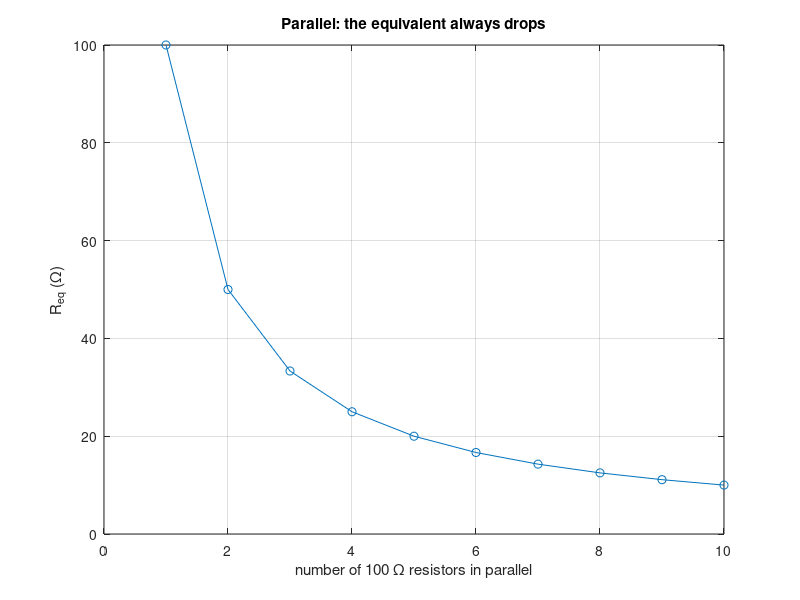

Here is the MATLAB script that generated this plot:
% Circuits 1 — Resistors in Parallel
%title: Series-Parallel Simplification (Example 3.1)
%ar-title: التبسيط بالتوالي والتوازي (مثال 3.1)
%lesson: c1-resistive-2
%course: circuits-1

%% Example 3.1 by reduction
%ar: مثال 3.1: 3 + 6 = 9 Ω، ثم 9 ∥ 18 = 6 Ω، ثم مع 4 Ω: Req = 10 Ω و is = 12 A و v1 = 72 V و i1 = 4 A و i2 = 8 A.
par = @(a, b) a*b/(a + b);
R9 = 3 + 6; Rp = par(18, R9); Req = 4 + Rp;
is = 120 / Req; v1 = is * Rp; i1 = v1/18; i2 = v1/9;
fprintf('Req = %g ohm, is = %g A, v1 = %g V, i1 = %g A, i2 = %g A\n', Req, is, v1, i1, i2)
%check: Req == 10 && is == 12 && v1 == 72 && i1 == 4 && i2 == 8

%% The same circuit by node voltages
%ar: للتحقق: عقدة واحدة v1: (v1 − 120)/4 + v1/18 + v1/9 = 0.
v1n = (120/4) / (1/4 + 1/18 + 1/9);
fprintf('v1 from KCL = %g V\n', v1n)
%check: abs(v1n - 72) < 1e-9

%%! Project idea: adding resistors in parallel
%ar: مشروع: نضيف مقاومات 100 Ω على التوازي واحدة بعد أخرى ونرسم Req: كل فرع جديد يقلل المقاومة المكافئة (Req = 100/n).
n = 1:10; Rn = 1 ./ (n / 100);
plot(n, Rn, '-o'); grid on; xlabel('number of 100 \Omega resistors in parallel'); ylabel('R_{eq} (\Omega)'); title('Parallel: the equivalent always drops')
%check: abs(Rn(4) - 25) < 1e-12
